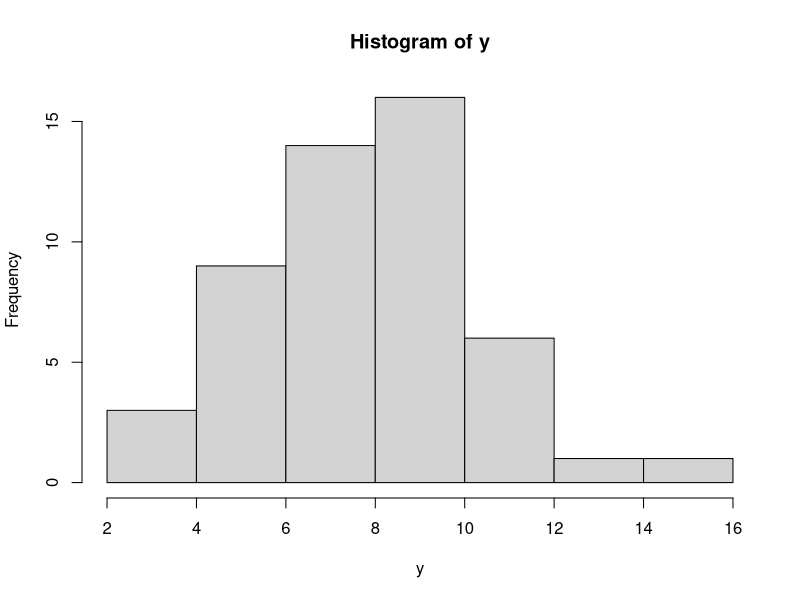

Write the R code that produced this figure. (Note: this script raises an error after producing the figure.)

# lambda = 8のポアソン分布(真の母集団)から50個サンプリング
set.seed(1)
y <- rpois(n = 50, lambda = 8) # beta = 2.08
hist(y)
d <- data.frame(y)

# 観測された50個のデータからモデルを組んでみる
model_null <- glm(y ~ 1, data = d, family = poisson) # beta = 2.114
logLik(model_null) # -119.4291


# 50個取ってくる操作を200回繰り返す
set.seed(2)
y2 <- vector()
for (i in 1:50){
  y_sub <- rpois(n = 50, lambda = 8)
  model_sub <- glm(y_sub ~ 1, data = d, family = poisson)
  
  y2 <- c(y2, logLik(model_sub))
}

mean(y2) # -122.6935 ... 最初の50個サンプルから作られたモデルは当てはまりの良さが過大評価されている

# 過大評価か過小評価かは場合による
# ここまでの工程を何回か繰り返してみる
# 1.真の母集団から50個サンプリング
# 2.サンプリング結果からモデルを作成、最大対数尤度を取る
# 3.真の母集団から50個サンプリングして最大対数尤度を計算、200回繰り返して平均を取る（=平均対数尤度）
# 4.2で作成したモデルのβと最大対数尤度,3で作成した平均対数尤度,1のデータ50個を結果データセットとする


evaluate_process <- function(){
  # 1
  y <- rpois(n = 50, lambda = 8)
  # 2
  model_sub <- glm(y ~ 1, data = data.frame(y), family = poisson)
  max_loglik <- logLik(model_sub)
  # 3
  y2 <- vector()
  for (i in 1:50){
    y_sub <- rpois(n = 50, lambda = 8)
    model_sub <- glm(y_sub ~ 1, data = data.frame(y_sub), family = poisson)
    
    y2 <- c(y2, logLik(model_sub))
  }
  ave_loglik <- mean(y2)
  
  result <- data.frame(beta = model_sub$coefficients[[1]],
                       max_loglik = max_loglik,
                       ave_loglik = ave_loglik,
                       y %>% t())
  return(result)
}

data <- data.frame()
for (i in 1:12){
  data <- rbind(data, evaluate_process())
}

data %>% View


